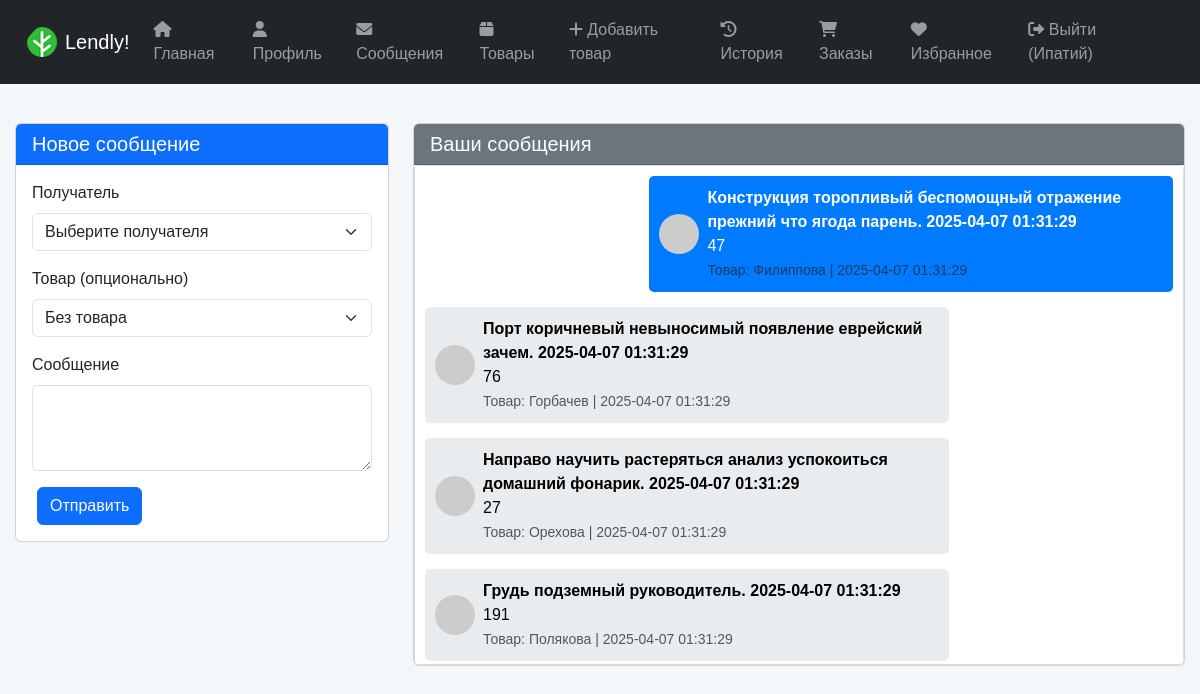
The page /messages (signed in) on the database its author committed.
### tables this page shows
CREATE TABLE users (
                id INTEGER PRIMARY KEY AUTOINCREMENT,
                first_name TEXT NOT NULL,
                last_name TEXT NOT NULL,
                phone TEXT NOT NULL UNIQUE,
                password TEXT NOT NULL,
                city TEXT NOT NULL,
                birth_date TEXT NOT NULL,
                achievements TEXT,
                avatar_url TEXT
            );

CREATE TABLE Messages (
                id INTEGER PRIMARY KEY AUTOINCREMENT,
                sender_id INTEGER NOT NULL,
                receiver_id INTEGER NOT NULL,
                product_id INTEGER,
                message TEXT NOT NULL,
                timestamp DATETIME DEFAULT CURRENT_TIMESTAMP,
                FOREIGN KEY (sender_id) REFERENCES users (id),
                FOREIGN KEY (receiver_id) REFERENCES users (id),
                FOREIGN KEY (product_id) REFERENCES products (id)
            );

### app.py (the view)
@app.route('/messages')
@login_required
def messages():
    messages = get_messages(current_user.id)
    users = get_all_users()
    products = get_all_products()
    return render_template('messages.html', messages=messages, users=users, products=products)

### app.py (called while the page is built)
@login_manager.user_loader
def load_user(user_id):
    conn = get_db_connection()
    cursor = conn.cursor()
    cursor.execute('SELECT * FROM users WHERE id = ?', (user_id,))
    user = cursor.fetchone()
    conn.close()
    if user:
        return User(user[0], user[1], user[2], user[3], user[4], user[5], user[6], user[7], user[8])
    return None

### database.py (called while the page is built)
def get_db_connection():
    return sqlite3.connect(DATABASE_PATH)

def get_all_users():
    conn = get_db_connection()
    cursor = conn.cursor()
    cursor.execute('SELECT * FROM users')
    users = cursor.fetchall()
    conn.close()
    return users

def get_all_products():
    conn = get_db_connection()
    cursor = conn.cursor()
    cursor.execute('SELECT * FROM products')
    products = cursor.fetchall()
    conn.close()
    return products

def get_messages(user_id):
    conn = get_db_connection()
    cursor = conn.cursor()
    cursor.execute('''
        SELECT Messages.*, users.first_name, users.last_name, users.avatar_url, products.name
        FROM Messages
        JOIN users ON Messages.sender_id = users.id
        LEFT JOIN products ON Messages.product_id = products.id
        WHERE (Messages.receiver_id = ? OR Messages.sender_id = ?)
        ORDER BY Messages.timestamp DESC
    ''', (user_id, user_id))
    messages = cursor.fetchall()
    conn.close()
    return messages

### templates/messages.html (shortened to what this page needs)
{% extends "base.html" %}
{% block content %}
    <div class="row fade-in">
        <div class="col-md-4">
            <div class="card">
                <div class="card-header bg-primary text-white">
                    <h5 class="mb-0">Новое сообщение</h5>
                </div>
                <div class="card-body">
                    <form method="POST" action="{{ url_for('send_message_route') }}">
                        <div class="mb-3">
                            <label class="form-label">Получатель</label>
                            <select class="form-select" name="receiver_id" required>
                                <option value="">Выберите получателя</option>
                            </select>
                        </div>
                        <div class="mb-3">
                            <label class="form-label">Товар (опционально)</label>
                            <select class="form-select" name="product_id">
                                <option value="">Без товара</option>
                            </select>
                        </div>
                        <div class="mb-3">
                            <label class="form-label">Сообщение</label>
                            <textarea class="form-control" name="message" rows="3" required></textarea>
                        </div>
                        <button type="submit" class="btn btn-primary">Отправить</button>
                    </form>
                </div>
            </div>
        </div>
        <div class="col-md-8">
            <div class="card">
                <div class="card-header bg-secondary text-white">
                    <h5 class="mb-0">Ваши сообщения</h5>
                </div>
                <div class="card-body chat-container">
                    {% for message in messages %}
                        <div class="chat-message {% if message[1] == current_user.id %} sent {% else %} received {% endif %}">
                            <div class="d-flex align-items-center">
                                <img src="{{ message[8] }}" class="rounded-circle me-2" style="width: 40px; height: 40px;" alt="Avatar">
                                <div>
                                    <strong>{{ message[4] }} {{ message[5] }}</strong>
                                    <p class="mb-0">{{ message[3] }}</p>
                                    <small class="text-muted">Товар: {{ message[7] or 'Нет' }} | {{ message[5] }}</small>
                                </div>
                            </div>
                        </div>
                    {% endfor %}
                </div>
            </div>
        </div>
    </div>
{% endblock %}

### templates/base.html (shortened to what this page needs)
<!DOCTYPE html>
<html lang="ru">
<head>
    <link href="https://cdn.jsdelivr.net/npm/bootstrap@5.3.0/dist/css/bootstrap.min.css" rel="stylesheet">
    <link rel="stylesheet" href="https://cdnjs.cloudflare.com/ajax/libs/font-awesome/6.0.0/css/all.min.css">
    <link rel="stylesheet" href="{{ url_for('static', filename='styles.css') }}">
</head>
<body>
    <nav class="navbar navbar-expand-lg navbar-dark bg-dark">
        <div class="container-fluid">
            <a class="navbar-brand d-flex align-items-center" href="{{ url_for('index') }}">
                <img src="{{ url_for('static', filename='favicon.png') }}" alt="Logo" class="me-2" style="height: 30px;">
                Lendly!
            </a>
            <div class="collapse navbar-collapse" id="navbarNav">
                <ul class="navbar-nav me-auto">
                    <li class="nav-item"><a class="nav-link" href="{{ url_for('index') }}"><i class="fas fa-home"></i> Главная</a></li>
                    <li class="nav-item"><a class="nav-link" href="{{ url_for('profile') }}"><i class="fas fa-user"></i> Профиль</a></li>
                    <li class="nav-item"><a class="nav-link" href="{{ url_for('messages') }}"><i class="fas fa-envelope"></i> Сообщения</a></li>
                    <li class="nav-item"><a class="nav-link" href="{{ url_for('products') }}"><i class="fas fa-box"></i> Товары</a></li>
                    <li class="nav-item"><a class="nav-link" href="{{ url_for('add_product_route') }}"><i class="fas fa-plus"></i> Добавить товар</a></li>
                    <li class="nav-item"><a class="nav-link" href="{{ url_for('history') }}"><i class="fas fa-history"></i> История</a></li>
                    <li class="nav-item"><a class="nav-link" href="{{ url_for('orders') }}"><i class="fas fa-shopping-cart"></i> Заказы</a></li>
                    <li class="nav-item"><a class="nav-link" href="{{ url_for('favorites') }}"><i class="fas fa-heart"></i> Избранное</a></li>
                </ul>
                <ul class="navbar-nav">
                    {% if current_user.is_authenticated %}
                        <li class="nav-item"><a class="nav-link" href="{{ url_for('logout') }}"><i class="fas fa-sign-out-alt"></i> Выйти ({{ current_user.first_name }})</a></li>
                    {% else %}
                        <li class="nav-item"><a class="nav-link" href="{{ url_for('login') }}"><i class="fas fa-sign-in-alt"></i> Войти</a></li>
                        <li class="nav-item"><a class="nav-link" href="{{ url_for('register') }}"><i class="fas fa-user-plus"></i> Регистрация</a></li>
                    {% endif %}
                </ul>
            </div>
        </div>
    </nav>
    <div class="container mt-4">
        {% block content %}{% endblock %}
    </div>
</body>
</html>

### static/css/styles.css (style rules this page uses)
body { background-color: #f4f7fa; font-family: 'Arial', sans-serif; margin: 0; padding: 0; }
.container { max-width: 1200px; padding: 15px; }
.navbar { padding: 10px 15px; }
.navbar-brand img { transition: transform 0.3s ease; }
.navbar-nav .nav-link { padding: 8px 15px; font-size: 16px; }
.chat-container { max-height: 500px; overflow-y: auto; border: 1px solid #ddd; border-radius: 5px; padding: 10px; background-color: #fff; }
.chat-message { margin-bottom: 15px; padding: 10px; border-radius: 5px; max-width: 70%; }
.chat-message.sent { background-color: #007bff; color: white; margin-left: auto; }
.chat-message.received { background-color: #e9ecef; color: black; }
.fade-in { animation: fadeIn 0.5s ease-in; }
.btn { margin: 5px 0; width: 100%; max-width: 200px; }
@media (min-width: 768px) { .btn { width: auto; margin: 0 5px; } }

### rows shown on the page
users: first_name "Ипатий"
Messages: message "Конструкция торопливый беспомощный отражение прежний что ягода парень.", timestamp "2025-04-07 01:31:29", product "47", last_name "Филиппова"
Messages: message "Порт коричневый невыносимый появление еврейский зачем.", timestamp "2025-04-07 01:31:29", product "76", last_name "Горбачев"
Messages: message "Направо научить растеряться анализ успокоиться домашний фонарик.", timestamp "2025-04-07 01:31:29", product "27", last_name "Орехова"
Messages: message "Грудь подземный руководитель.", timestamp "2025-04-07 01:31:29", product "191", last_name "Полякова"
